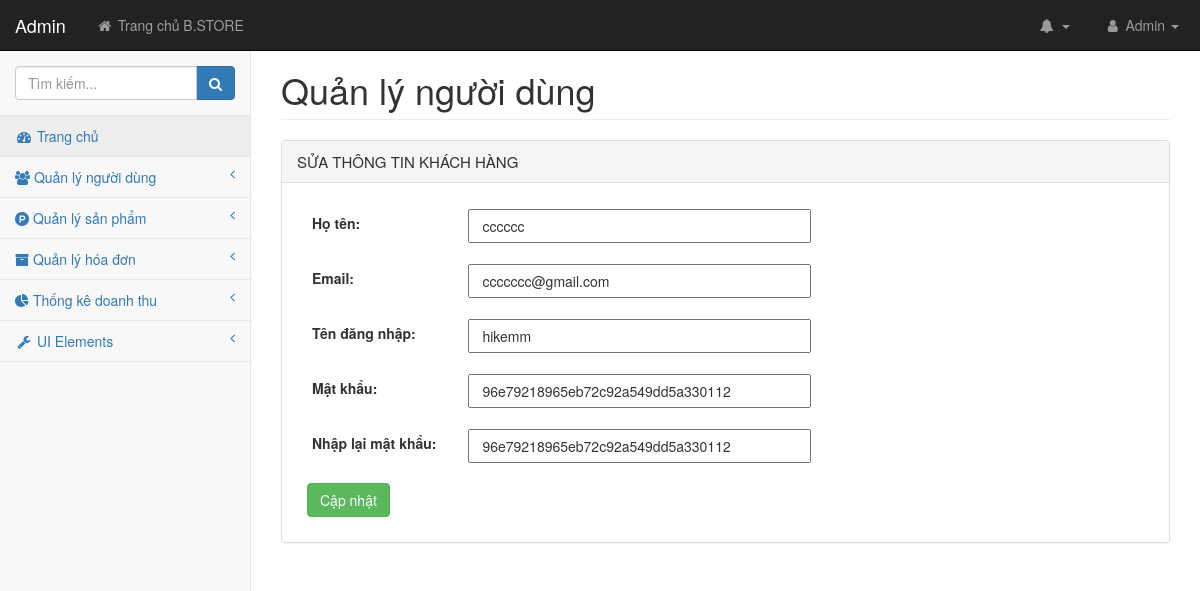
/admin/pages/customeredit.php?userid=20 (signed in), run on an earlier commit of the app's database.
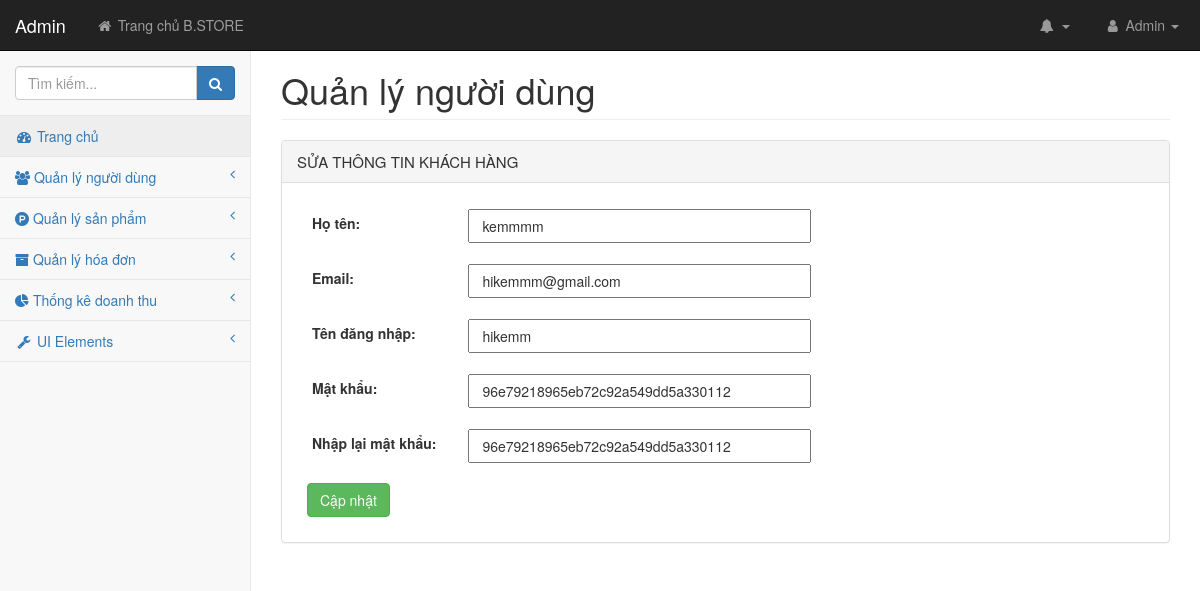
And on a later commit of the database.
### tables this page shows
CREATE TABLE `tbl_khachhang` (
  `maKhachHang` int(11) NOT NULL,
  `tenDangNhap` varchar(255) NOT NULL,
  `matKhau` varchar(255) NOT NULL,
  `hoTenKhachHang` varchar(255) NOT NULL,
  `thuDienTuKH` varchar(255) NOT NULL,
  `trangThai` varchar(255) NOT NULL DEFAULT 'Active',
  `ngaySinh` date DEFAULT NULL
);

### lib/session.php (called while the page is built, shortened)
<?php
class Session{
 public static function get($key){
    if (isset($_SESSION[$key])) {
     return $_SESSION[$key];
    } else {
     return false;
    }
 }
}
?>

### admin/lib/database.php (called while the page is built, shortened)
<?php
Class Database{
   public $host   = DB_HOST;
   public $user   = DB_USER;
   public $pass   = DB_PASS;
   public $dbname = DB_NAME;
   public $link;
private function connectDB(){
   $this->link = new mysqli($this->host, $this->user, $this->pass,
    $this->dbname);
 }
public function select($query){
  $result = $this->link->query($query) or
   die($this->link->error.__LINE__);
  if($result->num_rows > 0){
    return $result;
  } else {
    return false;
  }
 }
}

### admin/classes/customer.php (called while the page is built, shortened)
<?php
	require_once '../lib/database.php';
?>
<?php
	class customer
	{
		private $db;
		public function __construct()
		{
			$this->db = new Database();
		}
		public function getCustomerByID($id){
			$query = "SELECT * FROM tbl_khachhang WHERE maKhachHang = '$id' ";
			$result = $this->db->select($query);
			return $result;
		}
	}
?>

### admin/pages/customeredit.php (the view, shortened to what the changed rows need)
<?php include 'header.php'; ?>
<?php include_once '../classes/customer.php'; ?>
<?php
    $customer = new customer();
    if (!isset($_GET['userid']) || $_GET['userid'] == ''){
        echo "<script>window.location = 'customerlist.php'</script>";
    }else{
        $id = $_GET['userid'];
    }
?>
            <div id="page-wrapper">
                <div class="container-fluid">
                    <div class="row">
                        <div class="col-lg-12">
                            <h1 class="page-header">Quản lý người dùng</h1>
                        </div>
                    </div>
                    <div class="panel panel-default">
                        <div class="panel-body">
                        <?php
                            $customerList = $customer->getCustomerByID($id);
                            if ($customerList){
                                while ($result_customer = $customerList->fetch_assoc()) {
                        ?>
                            <form action="" method="POST" enctype="multipart/form-data" name="formUser" onsubmit="return validationForm()">
                                <table style="width: 100%;">
                                <tr>
                                    <td class="tabLabel">
                                        <label class="labelAddProduct">Họ tên:  </label>
                                    </td>
                                    <td>
                                        <input type="text" name="hoTenKhachHang" value="<?php echo $result_customer['hoTenKhachHang'] ?>" class="inputAddProduct" autofocus>
                                    </td>
                                </tr>
                                <tr>
                                    <td class="tabLabel">
                                        <label class="labelAddProduct">Email: </label>
                                    </td>
                                    <td>
                                        <input type="email" name="thuDienTuKH" value="<?php echo $result_customer['thuDienTuKH'] ?>" class="inputAddProduct" >
                                    </td>
                                </tr>
                                <tr>
                                    <td class="tabLabel">
                                        <label class="labelAddProduct">Tên đăng nhập: </label>
                                    </td>
                                    <td>
                                        <input type="text" name="tenDangNhap" value="<?php echo $result_customer['tenDangNhap'] ?>" class="inputAddProduct" >
                                    </td>
                                </tr>
                                 <tr>
                                    <td class="tabLabel">
                                        <label class="labelAddProduct">Mật khẩu: </label>
                                    </td>
                                    <td>
                                        <input type="text" name="matKhau" value="<?php echo $result_customer['matKhau'] ?>" class="inputAddProduct" >
                                    </td>
                                </tr>
                                <tr>
                                    <td class="tabLabel">
                                        <label class="labelAddProduct">Nhập lại mật khẩu: </label>
                                    </td>
                                    <td>
                                        <input type="text" name="matKhau2" value="<?php echo $result_customer['matKhau'] ?>" class="inputAddProduct" >
                                    </td>
                                </tr>
                                 </table>
                                 <input type="submit" name="submit" value="Cập nhật" class="btn btn-success" style="margin: 10px;">
                            </form>
                            <?php
                                }
                            }
                            ?>
                         </div>
                    </div>
                                </div>
                            </div>
                        </div>
        <link rel="stylesheet" type="text/css" href="../css/style.css">
    </body>
</html>

### admin/pages/header.php (shortened to what the changed rows need)
<?php
    include '../../lib/session.php';
?>
<?php
    include_once '../classes/customer.php';
?>
<!DOCTYPE html>
<html lang="en">
    <head>
        <link rel="stylesheet" type="text/css" href="../css/style.css">
        <link href="../css/bootstrap.min.css" rel="stylesheet">
        <link href="../css/metisMenu.min.css" rel="stylesheet">
        <link href="../css/timeline.css" rel="stylesheet">
        <link href="../css/startmin.css" rel="stylesheet">
        <link href="../css/morris.css" rel="stylesheet">
        <link rel="stylesheet" type="text/css" href="../css/jquery-ui.min.css">
        <link href="../css/font-awesome.min.css" rel="stylesheet" type="text/css">
    </head>
    <body>
        <div id="wrapper">
            <nav class="navbar navbar-inverse navbar-fixed-top" role="navigation">
                <div class="navbar-">
                    <a class="navbar-brand" href="index.php"><?php echo Session::get('tenNguoiQuanTri'); ?></a>
                </div>
            </nav>

What changed in the data, as far as the page shows it:
changed tbl_khachhang "hikemm": hoTenKhachHang "cccccc" → "kemmmm"; thuDienTuKH "ccccccc@gmail.com" → "hikemmm@gmail.com"
